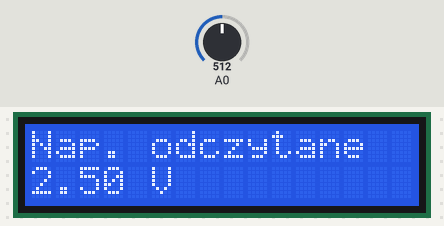
Recording of a sketch running on a simulated Arduino Uno, built with avr-gcc and run on an emulated ATmega328P. Shown: 16×2 character LCD. Inputs (shaded band) come from the test bench; at power-on: A0 = 512.

Above: at 1.2 s.
1.3 s: A0 set to 716
At 1.7 s:
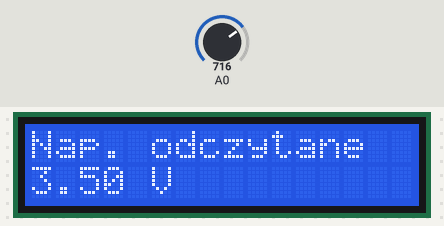
2.8 s: A0 set to 900
At 3.5 s:
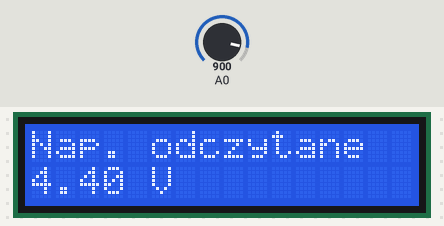
4.3 s: A0 set to 1023
At 5.4 s:
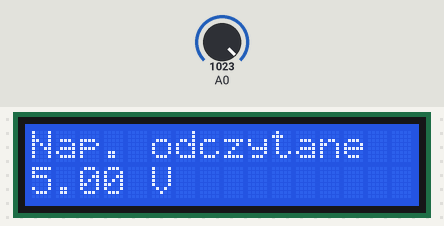
Timing chart, 0 to 7.3 s (numbered marks = the images above; inputs shaded):
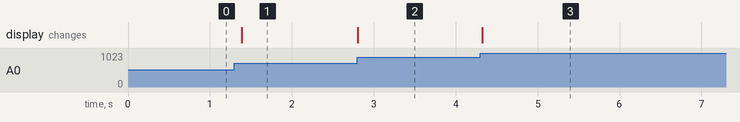

The sketch:

lcd-pomiar_napiecia.ino
```cpp
// pomiar napiecia na fotorezystorze

#include <LiquidCrystal.h>
LiquidCrystal lcd(2,3,4,5,6,7);

void setup() {
 lcd.begin(16,2);
 lcd.clear();
 lcd.setCursor(0,0);
 lcd.print("Nap. odczytane");
 lcd.setCursor(0,1);
 lcd.print("0.00 V");

}
double odczyt = 0;

void loop() {
  odczyt = analogRead(A0)*5.0/1023.0; // fotorezystor
  lcd.setCursor(0,1);
  lcd.print(odczyt);
  lcd.print(" V");
  delay(100);

}
```

Measured:
- after the input at 1.3 s, the display: changes after 0.09 s (image 1)
- after the input at 2.8 s, the display: changes at once (image 2)
- after the input at 4.3 s, the display: changes at once (image 3)
